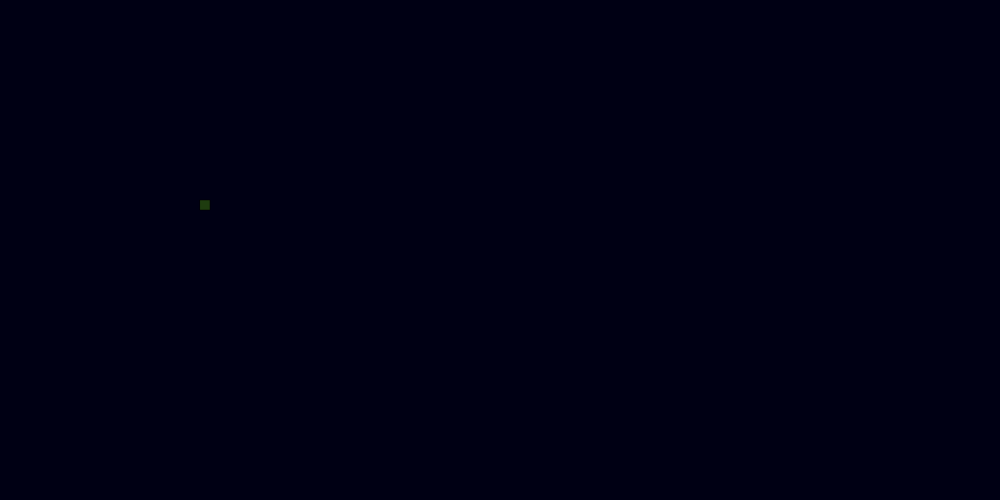
Frame 1 (no input)
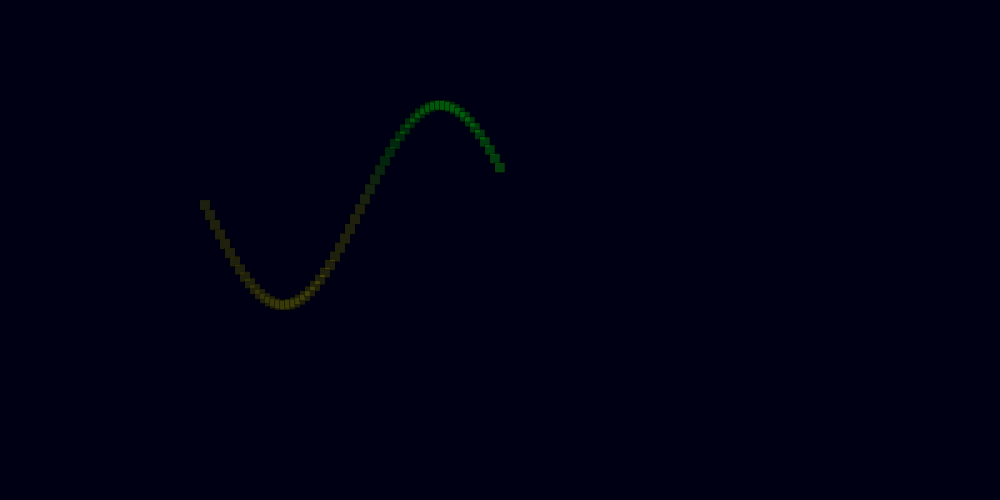
Frame 60 (no input)
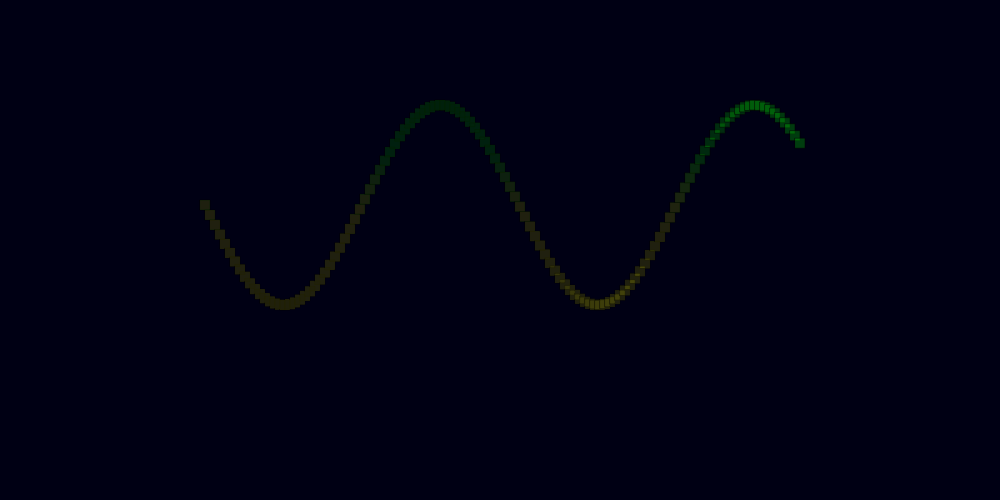
Frame 120 (the mouse pressed at the canvas centre since frame 60)

The p5.js sketch that drew these frames (run headless with seeded random() and noise() and a simulated clock; from frame 60 on, the mouse is pressed at the canvas centre):

// p5.js sketch
// ── sketch.js

//let counter = 0;
let xcounter = 0;
let ycounter = 0;
let rotang = 0;
let ocounter = 0;

function setup (){

        createCanvas(1000,500);
        background(0,0,20);
        fill(0,200,0);
        textSize(20);
        //frameRate(30); //15 is more smooth

        // for(let i=0; i < 20; i++){
        // console.log(sin(i) );
        // text(i + "______" + sin(i),50,20*i + 50,300,20);           //normal counting, for loop

        // }


}


function draw(){
        background(0,10,20,4);
          //sinewave is inc * scale + offset
        let lox = xcounter;
        let loy = sin(ycounter)* 100 + 100;
if (frameCount < 500){
        fill(sin(ycounter)*255+128,255,0,60);

} else{
        fill(sin(ycounter)*255+228,0,200,60);

}

        fill(sin(ycounter)*255+128,255,0,60);
        push();
        translate(200,100);
        rotate(radians(rotang));
        translate(lox,loy);
        scale(.5);
        rect(0,0, 20,20);
        

        pop();

        console.log(frameCount); // it could work

        xcounter+=5;
        ycounter+=0.1; //faster
        //ocounter++;   the same with frameCount

        if(xcounter > width){
                xcounter = 100;
                rotang +=20;
        }

}
